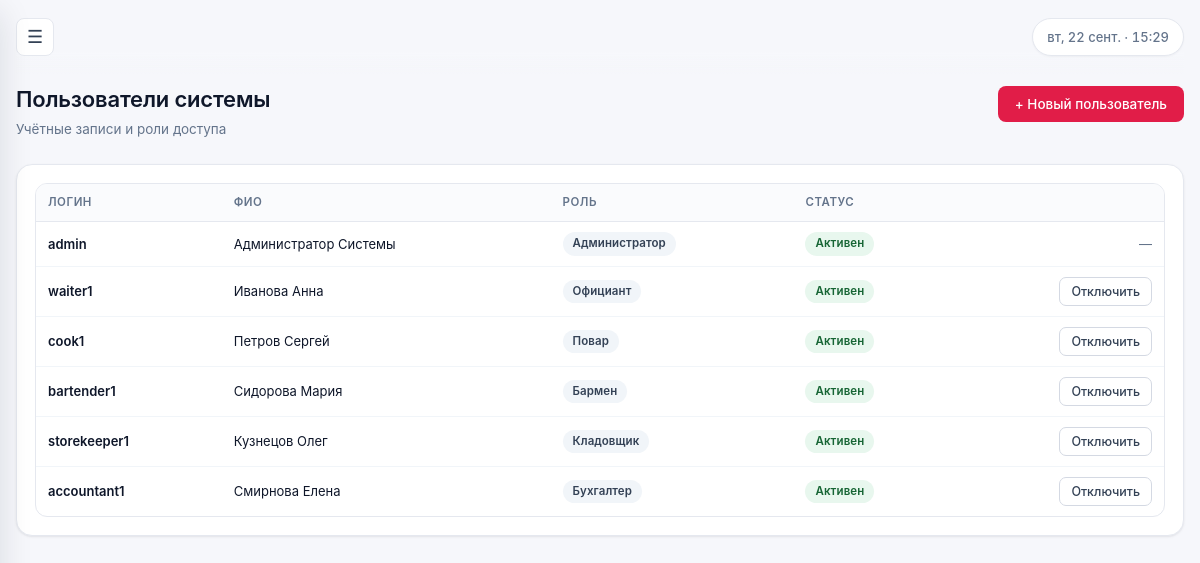
Before: /auth/users (signed in) with the older database file.
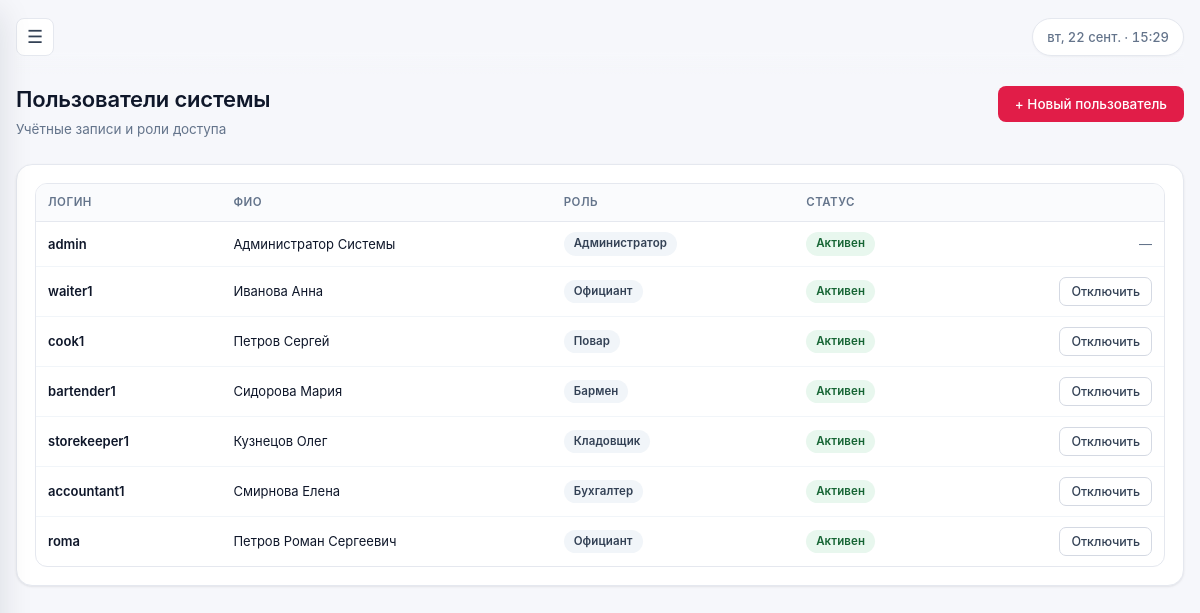
After: the same page with the newer database file.
### tables this page shows
CREATE TABLE users (
    id INTEGER PRIMARY KEY AUTOINCREMENT,
    username TEXT UNIQUE NOT NULL,
    password_hash TEXT NOT NULL,
    full_name TEXT NOT NULL,
    role TEXT NOT NULL CHECK (role IN ('admin', 'waiter', 'cook', 'bartender', 'storekeeper', 'accountant')),
    is_active INTEGER NOT NULL DEFAULT 1,
    created_at TEXT NOT NULL DEFAULT (datetime('now'))
);

### app.py (the view)
@auth.route("/users")
@roles_required("admin")
def users():
    db = get_db()
    rows = db.execute("SELECT * FROM users ORDER BY id").fetchall()
    return render_template("auth/users.html", users=rows, role_labels=ROLE_LABELS)

### app.py (called while the page is built)
def get_db():
    if "db" not in g:
        g.db = sqlite3.connect(
            Config.DATABASE,
            detect_types=sqlite3.PARSE_DECLTYPES,
        )
        g.db.row_factory = sqlite3.Row
        g.db.execute("PRAGMA foreign_keys = ON")
    return g.db

def roles_required(*roles):
    def decorator(view):
        @functools.wraps(view)
        def wrapped(*args, **kwargs):
            if g.user is None:
                return redirect(url_for("auth.login", next=request.path))
            if g.user["role"] not in roles and g.user["role"] != "admin":
                flash("Недостаточно прав для выполнения этого действия.", "error")
                return redirect(url_for("index"))
            return view(*args, **kwargs)
        return wrapped
    return decorator

@auth.before_app_request
def load_logged_in_user():
    user_id = session.get("user_id")
    if user_id is None:
        g.user = None
        return
    db = get_db()
    g.user = db.execute(
        "SELECT * FROM users WHERE id = ? AND is_active = 1", (user_id,)
    ).fetchone()
    if g.user is None:
        session.clear()

### templates/auth/users.html (shortened to what this page needs)
{% extends "base.html" %}
{% block content %}
<div class="page-header">
    <div>
        <h1>Пользователи системы</h1>
        <p class="subtitle">Учётные записи и роли доступа</p>
    </div>
    <a class="btn" href="{{ url_for('auth.new_user') }}">+ Новый пользователь</a>
</div>
<div class="card">
    <div class="table-wrap">
        <table class="data-table">
            <thead>
                <tr>
                    <th scope="col">Логин</th>
                    <th scope="col">ФИО</th>
                    <th scope="col">Роль</th>
                    <th scope="col">Статус</th>
                    <th scope="col" class="ta-right"></th>
                </tr>
            </thead>
            <tbody>
            {% for u in users %}
                <tr>
                    <td class="cell-title">{{ u['username'] }}</td>
                    <td>{{ u['full_name'] }}</td>
                    <td>
                        <span class="badge badge--role">
                            {{ role_labels.get(u['role'], u['role']) }}
                        </span>
                    </td>
                    <td>
                        {% if u['is_active'] %}
                            <span class="badge badge--free">Активен</span>
                        {% else %}
                            <span class="badge badge--cancelled">Отключён</span>
                        {% endif %}
                    </td>
                    <td class="ta-right">
                        {% if u['id'] != g.user['id'] %}
                        <form method="post"
                              action="{{ url_for('auth.toggle_user', user_id=u['id']) }}">
                            <button class="btn btn--secondary btn--sm" type="submit">
                                {{ 'Отключить' if u['is_active'] else 'Включить' }}
                            </button>
                        </form>
                        {% else %}
                            <span class="text-muted">—</span>
                        {% endif %}
                    </td>
                </tr>
            {% else %}
                <tr>
                    <td colspan="5" class="empty-state">Пользователи не найдены</td>
                </tr>
            {% endfor %}
            </tbody>
        </table>
    </div>
</div>
{% endblock %}

Changed rows visible on the page:
added users: username "roma", full_name "Петров Роман Сергеевич", get "Официант", shows "Активен", is_active "Отключить"
